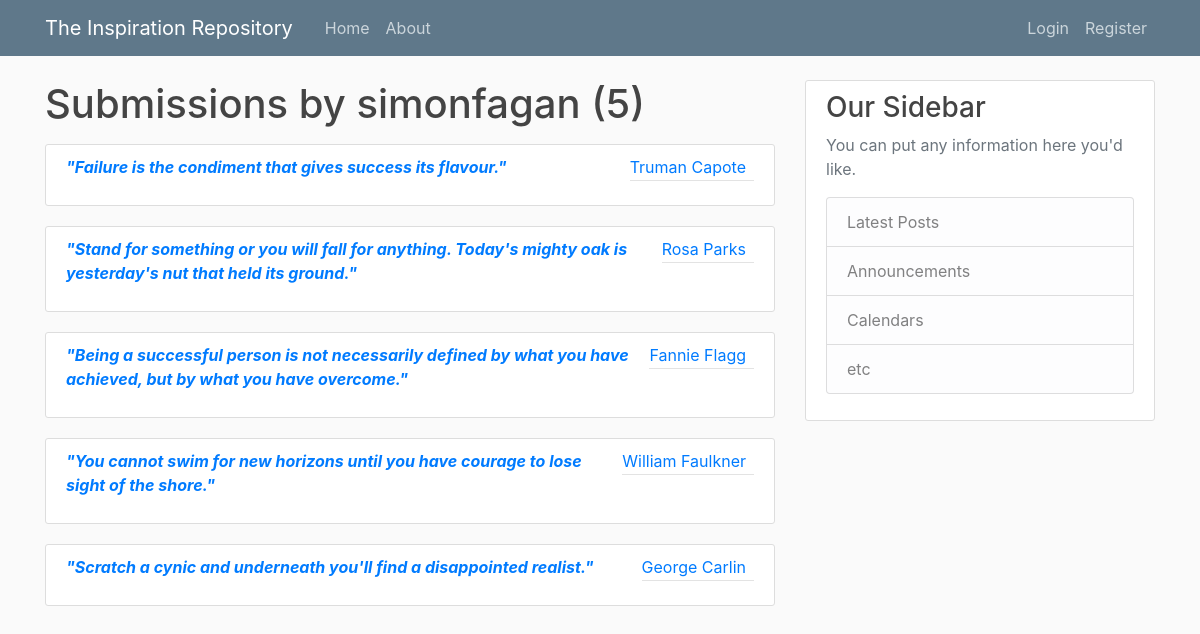
The page /user/simonfagan on the database as committed earlier.
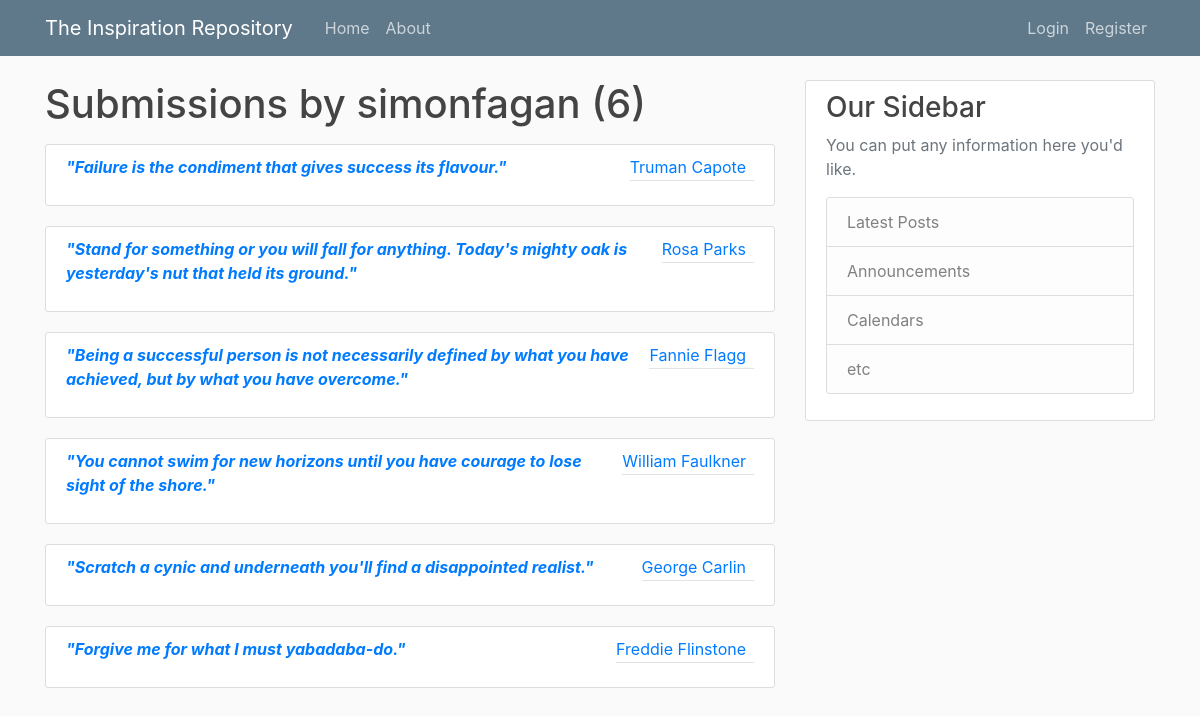
The same page on the database as committed later.
### quote/models.py (models this page shows, shortened)
class Quote(models.Model):
    content = models.TextField()
    author = models.CharField(max_length=50)
    date_posted = models.DateTimeField(default=timezone.now)
    poster = models.ForeignKey(User, on_delete=models.CASCADE)

### quote/views.py (the view)
# urls.py: path('user/<str:username>', UserQuoteListView.as_view(), name='user-quotes'),
class UserQuoteListView(ListView):
    model = Quote
    template_name = 'quote/user_quotes.html' # <app>/<model>_<viewtype>.html
    context_object_name = 'quotes'
    paginate_by = 6
    def get_queryset(self):
        user = get_object_or_404(User, username=self.kwargs.get('username')) #getting the username from the url
        return Quote.objects.filter(poster=user) #.order_by('-date_posted')

### quote/templates/quote/user_quotes.html (shortened to what this page needs)
{% extends "quote/base.html" %}
{% block content %}
<h1 class="mb-3">Submissions by {{ view.kwargs.username }} ({{ page_obj.paginator.count }})</h1>
    {% for quote in quotes %}
    <article class="media content-section">
        <div class="media-body">
          <a href="{% url 'quote-detail' quote.id %}"><p class="article-content"><b><i>"{{ quote.content }}"</i></b></p></a>
        </div>
        <div class="article-metadata">
            <a class="mr-2" href="{% url 'user-quotes' quote.poster.username %}">{{ quote.author }}</a>
          </div>
    </article>
    {% endfor %}
{% endblock content %}

Rows that differ between the two databases and show on the page:
added Quote: content "Forgive me for what I must yabadaba-do.", author "Freddie Flinstone"
Other text that changed with them:
{{ page_obj.paginator.count }}: "5" → "6"
